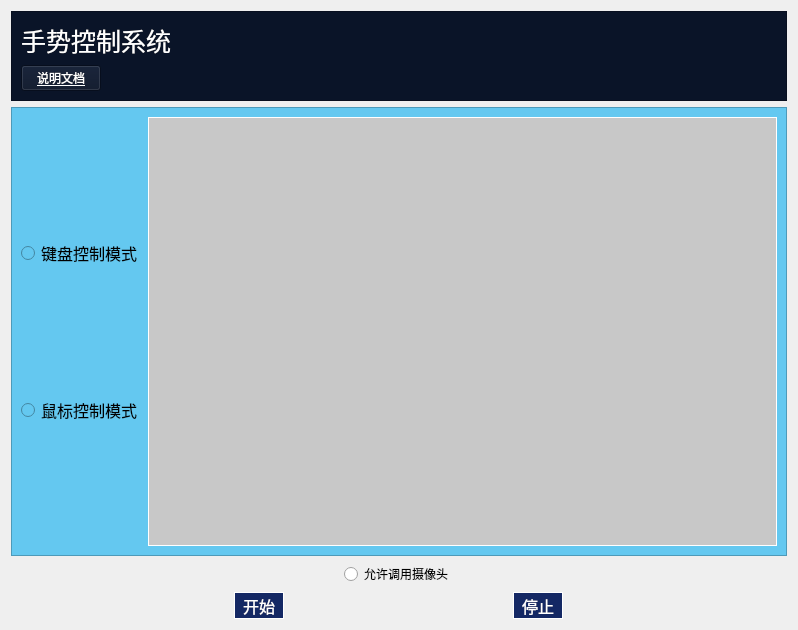
<?xml version="1.0" encoding="UTF-8"?>
<ui version="4.0">
 <class>Form</class>
 <widget class="QWidget" name="Form">
  <property name="geometry">
   <rect>
    <x>0</x>
    <y>0</y>
    <width>798</width>
    <height>630</height>
   </rect>
  </property>
  <property name="windowTitle">
   <string>手势控制系统</string>
  </property>
  <layout class="QVBoxLayout" name="verticalLayout_4" stretch="1,5,0,0">
   <item>
    <widget class="QFrame" name="v1">
     <property name="styleSheet">
      <string notr="true">background-color:rgb(10,20,40);</string>
     </property>
     <property name="frameShape">
      <enum>QFrame::StyledPanel</enum>
     </property>
     <property name="frameShadow">
      <enum>QFrame::Raised</enum>
     </property>
     <layout class="QVBoxLayout" name="verticalLayout_2">
      <item>
       <widget class="QLabel" name="l1">
        <property name="font">
         <font>
          <pointsize>19</pointsize>
         </font>
        </property>
        <property name="styleSheet">
         <string notr="true">color:white;</string>
        </property>
        <property name="text">
         <string>手势控制系统</string>
        </property>
       </widget>
      </item>
      <item>
       <widget class="QPushButton" name="b1">
        <property name="sizePolicy">
         <sizepolicy hsizetype="Fixed" vsizetype="Fixed">
          <horstretch>0</horstretch>
          <verstretch>0</verstretch>
         </sizepolicy>
        </property>
        <property name="font">
         <font>
          <underline>true</underline>
         </font>
        </property>
        <property name="styleSheet">
         <string notr="true">QPushButton{
background-color:rgb(10,20,40);
color:white;
}</string>
        </property>
        <property name="text">
         <string>说明文档</string>
        </property>
       </widget>
      </item>
     </layout>
    </widget>
   </item>
   <item>
    <widget class="QFrame" name="h2">
     <property name="styleSheet">
      <string notr="true">background-color:rgb(100,200,240);</string>
     </property>
     <property name="frameShape">
      <enum>QFrame::StyledPanel</enum>
     </property>
     <property name="frameShadow">
      <enum>QFrame::Raised</enum>
     </property>
     <layout class="QHBoxLayout" name="horizontalLayout" stretch="0,2">
      <item>
       <layout class="QVBoxLayout" name="verticalLayout_3">
        <item>
         <widget class="QRadioButton" name="r1">
          <property name="font">
           <font>
            <pointsize>12</pointsize>
           </font>
          </property>
          <property name="text">
           <string>键盘控制模式</string>
          </property>
         </widget>
        </item>
        <item>
         <widget class="QRadioButton" name="r2">
          <property name="font">
           <font>
            <pointsize>12</pointsize>
           </font>
          </property>
          <property name="text">
           <string>鼠标控制模式</string>
          </property>
         </widget>
        </item>
       </layout>
      </item>
      <item>
       <widget class="QLabel" name="l2">
        <property name="styleSheet">
         <string notr="true">background-color:rgb(200,200,200);
border:1px solid white;</string>
        </property>
        <property name="text">
         <string/>
        </property>
        <property name="scaledContents">
         <bool>true</bool>
        </property>
        <property name="alignment">
         <set>Qt::AlignCenter</set>
        </property>
       </widget>
      </item>
     </layout>
    </widget>
   </item>
   <item>
    <layout class="QHBoxLayout" name="h3">
     <item>
      <widget class="QRadioButton" name="r3">
       <property name="sizePolicy">
        <sizepolicy hsizetype="Fixed" vsizetype="Fixed">
         <horstretch>0</horstretch>
         <verstretch>0</verstretch>
        </sizepolicy>
       </property>
       <property name="text">
        <string>允许调用摄像头</string>
       </property>
      </widget>
     </item>
    </layout>
   </item>
   <item>
    <layout class="QHBoxLayout" name="h4">
     <item>
      <widget class="QPushButton" name="start">
       <property name="sizePolicy">
        <sizepolicy hsizetype="Fixed" vsizetype="Fixed">
         <horstretch>0</horstretch>
         <verstretch>0</verstretch>
        </sizepolicy>
       </property>
       <property name="minimumSize">
        <size>
         <width>0</width>
         <height>8</height>
        </size>
       </property>
       <property name="font">
        <font>
         <pointsize>12</pointsize>
        </font>
       </property>
       <property name="autoFillBackground">
        <bool>false</bool>
       </property>
       <property name="styleSheet">
        <string notr="true">QPushButton{
background-color:rgb(20,40,100);
color:white;
border:1px solid white;
width:48px;
height:25px;
}
QPushButton:hover{
background-color:rgb(20,40,50);
color:white;
border:1px solid white;
}</string>
       </property>
       <property name="text">
        <string>开始</string>
       </property>
       <property name="iconSize">
        <size>
         <width>16</width>
         <height>16</height>
        </size>
       </property>
      </widget>
     </item>
     <item>
      <widget class="QPushButton" name="stop">
       <property name="sizePolicy">
        <sizepolicy hsizetype="Fixed" vsizetype="Fixed">
         <horstretch>0</horstretch>
         <verstretch>0</verstretch>
        </sizepolicy>
       </property>
       <property name="minimumSize">
        <size>
         <width>0</width>
         <height>8</height>
        </size>
       </property>
       <property name="font">
        <font>
         <pointsize>12</pointsize>
        </font>
       </property>
       <property name="styleSheet">
        <string notr="true">QPushButton{
background-color:rgb(20,40,100);
color:white;
border:1px solid white;
width:48px;
height:25px;
}
QPushButton:hover{
background-color:rgb(20,40,50);
color:white;
border:1px solid white;
}</string>
       </property>
       <property name="text">
        <string>停止</string>
       </property>
      </widget>
     </item>
    </layout>
   </item>
  </layout>
 </widget>
 <resources/>
 <connections/>
</ui>
